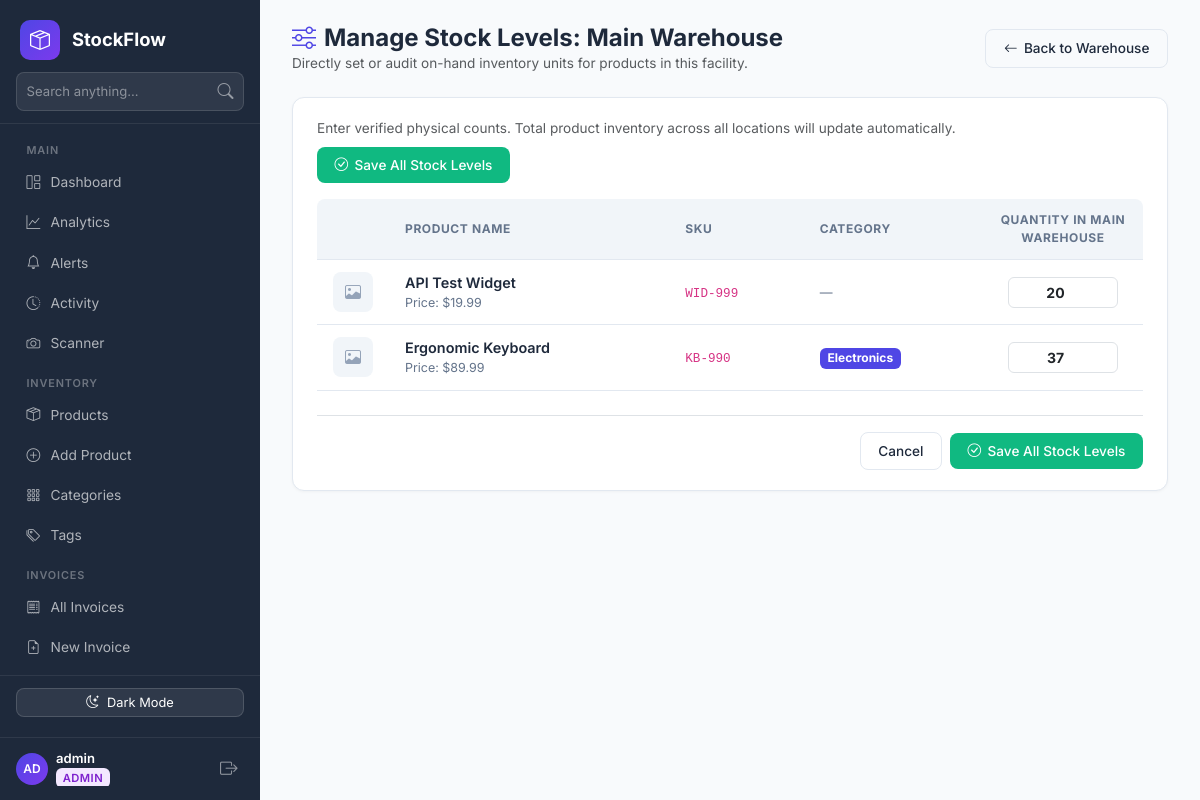
Page /warehouse/1/stock (signed in) on the committed database.
### app.py (models this page shows, shortened)
class User(db.Model, UserMixin):
    __tablename__ = "user"
    id            = db.Column(db.Integer, primary_key=True)
    username      = db.Column(db.String(80), unique=True, nullable=False)
    email         = db.Column(db.String(120), unique=True, nullable=False)
    password_hash = db.Column(db.String(255), nullable=False)
    role          = db.Column(db.String(20), default='staff')
    created_at    = db.Column(db.DateTime, default=datetime.utcnow)
    is_active     = db.Column(db.Boolean, default=True)
    @property
    def initials(self):
        parts = self.username.strip().split()
        if len(parts) >= 2:
            return (parts[0][0] + parts[1][0]).upper()
        return self.username[:2].upper() if self.username else '?'

class Warehouse(db.Model):
    __tablename__ = "warehouse"
    id            = db.Column(db.Integer, primary_key=True)
    name          = db.Column(db.String(120), nullable=False)
    location      = db.Column(db.String(200), nullable=True)
    notes         = db.Column(db.Text, nullable=True)
    is_default    = db.Column(db.Boolean, default=False)
    created_at    = db.Column(db.DateTime, default=datetime.utcnow)
    stock_entries = db.relationship('WarehouseStock', backref='warehouse', lazy=True, cascade="all, delete-orphan")

class Product(db.Model):
    __tablename__ = "product"
    id          = db.Column(db.Integer, primary_key=True)
    name        = db.Column(db.String(120), nullable=False)
    sku         = db.Column(db.String(80),  unique=True, nullable=False)
    quantity    = db.Column(db.Integer, default=0)
    price       = db.Column(db.Float, nullable=False)
    image       = db.Column(db.String(200), nullable=True)
    category_id = db.Column(db.Integer, db.ForeignKey('category.id'), nullable=True)
    supplier_id = db.Column(db.Integer, db.ForeignKey('supplier.id'), nullable=True)
    tags        = db.relationship('Tag', secondary=product_tags, backref=db.backref('products', lazy='dynamic'))
    @property
    def image_url(self):
        if self.image:
            return url_for('static', filename=f'uploads/{self.image}')
        return None

class Category(db.Model):
    __tablename__ = "category"
    id       = db.Column(db.Integer, primary_key=True)
    name     = db.Column(db.String(100), nullable=False)
    color    = db.Column(db.String(20), default='#4f46e5')
    icon     = db.Column(db.String(50), default='bi-tag')
    products = db.relationship('Product', backref='category', lazy=True)

### app.py (the view, shortened to what this page needs)
@app.route('/warehouse/<int:wid>/stock', methods=['GET', 'POST'])
@require_permission('warehouse_manage')
def warehouse_stock_manage(wid):
    wh = Warehouse.query.get_or_404(wid)
    all_products = Product.query.order_by(Product.name).all()
    entries_map = {ws.product_id: ws.quantity for ws in wh.stock_entries}
    product_stock_items = []
    for p in all_products:
        product_stock_items.append({
            "product": p,
            "quantity": entries_map.get(p.id, 0)
        })
    return render_template('warehouse_stock.html', warehouse=wh, product_stock_items=product_stock_items)

### app.py (called while the page is built)
def has_permission(perm):
    if not current_user or not current_user.is_authenticated:
        return False
    role = getattr(current_user, 'role', 'staff')
    role_perms = PERMISSIONS.get(role, set())
    return 'all' in role_perms or perm in role_perms

def require_permission(perm):
    def decorator(f):
        @wraps(f)
        @login_required
        def decorated_function(*args, **kwargs):
            if not has_permission(perm):
                abort(403)
            return f(*args, **kwargs)
        return decorated_function
    return decorator

@login_manager.user_loader
def load_user(user_id):
    return User.query.get(int(user_id))

@app.context_processor
def inject_global_data():
    try:
        low_stock_count = Product.query.filter(Product.quantity <= 10).count()
    except Exception:
        low_stock_count = 0
    return dict(
        low_stock_count=low_stock_count,
        permissions=PERMISSIONS,
        perm_definitions=PERM_DEFINITIONS
    )

### templates/warehouse_stock.html (shortened to what this page needs)
{% extends "base.html" %}
{% block content %}
<div class="sf-topbar">
    <div>
        <h1><i class="bi bi-sliders me-2" style="color:var(--sf-primary)"></i>Manage Stock Levels: {{ warehouse.name }}</h1>
        <p class="text-muted mb-0" style="font-size:.85rem;">Directly set or audit on-hand inventory units for products in this facility.</p>
    </div>
    <div class="d-flex gap-2">
        <a href="{{ url_for('warehouse_detail', wid=warehouse.id) }}" class="btn-sf outline"><i class="bi bi-arrow-left"></i> Back to Warehouse</a>
    </div>
</div>
<div class="sf-card">
    <form method="POST">
        <div class="d-flex align-items-center justify-content-between mb-3 flex-wrap gap-2">
            <div class="text-muted" style="font-size:.85rem;">
                Enter verified physical counts. Total product inventory across all locations will update automatically.
            </div>
            <button type="submit" class="btn-sf success">
                <i class="bi bi-check-circle"></i> Save All Stock Levels
            </button>
        </div>
        <div class="table-responsive">
            <table class="sf-table">
                <thead>
                    <tr>
                        <th style="width:50px;"></th>
                        <th>Product Name</th>
                        <th>SKU</th>
                        <th>Category</th>
                        <th style="text-align:center; width:160px;">Quantity in {{ warehouse.name }}</th>
                    </tr>
                </thead>
                <tbody>
                    {% for item in product_stock_items %}
                    <tr>
                        <td>
                            {% if item.product.image_url %}
                                <img src="{{ item.product.image_url }}" class="product-thumb" alt="{{ item.product.name }}">
                            {% else %}
                                <div class="product-thumb-placeholder"><i class="bi bi-image"></i></div>
                            {% endif %}
                        </td>
                        <td>
                            <div style="font-weight:600;">{{ item.product.name }}</div>
                            <div style="font-size:.78rem; color:var(--sf-muted);">Price: ${{ "%.2f"|format(item.product.price) }}</div>
                        </td>
                        <td><code>{{ item.product.sku }}</code></td>
                        <td>
                            {% if item.product.category %}
                                <span class="badge" style="background-color:{{ item.product.category.color }}; color:#fff; font-size:.75rem;">
                                    {{ item.product.category.name }}
                                </span>
                            {% else %}
                                <span style="color:var(--sf-muted); font-size:.8rem;">—</span>
                            {% endif %}
                        </td>
                        <td style="text-align:center;">
                            <input type="number" name="quantities" min="0" value="{{ item.quantity }}"
                                   class="form-control form-control-sm text-center fw-bold"
                                   style="max-width:110px; margin:0 auto; border-radius:6px;">
                        </td>
                    </tr>
                    {% endfor %}
                </tbody>
            </table>
        </div>
        <div class="d-flex align-items-center justify-content-end gap-2 mt-4 pt-3 border-top">
            <a href="{{ url_for('warehouse_detail', wid=warehouse.id) }}" class="btn-sf outline">Cancel</a>
            <button type="submit" class="btn-sf success">
                <i class="bi bi-check-circle"></i> Save All Stock Levels
            </button>
        </div>
    </form>
</div>
{% endblock %}

### templates/base.html (shortened to what this page needs)
<!DOCTYPE html>
<html lang="en">
<head>
    <link href="https://cdn.jsdelivr.net/npm/bootstrap@5.3.2/dist/css/bootstrap.min.css" rel="stylesheet">
    <link rel="stylesheet" href="https://cdn.jsdelivr.net/npm/bootstrap-icons@1.11.2/font/bootstrap-icons.min.css">
</head>
<body>
    <nav class="sf-sidebar" id="sidebar">
        <div class="brand">
            <div class="brand-icon"><i class="bi bi-box-seam"></i></div>
            <span class="brand-text">StockFlow</span>
        </div>
        <div class="sf-sidebar-search">
            <form action="{{ url_for('search') }}" method="GET">
                <div class="input-group">
                    <input type="text" name="q" class="form-control" placeholder="Search anything..." value="{{ request.args.get('q', '') }}">
                    <button type="submit" class="btn"><i class="bi bi-search"></i></button>
                </div>
            </form>
        </div>
        <div class="nav-section">
            <div class="nav-label">Main</div>
            <a href="{{ url_for('index') }}" class="nav-link {% if request.endpoint == 'index' and not request.args.get('tag') %}active{% endif %}">
                <i class="bi bi-grid-1x2"></i> Dashboard
            </a>
            <a href="{{ url_for('analytics') }}" class="nav-link {% if request.endpoint == 'analytics' %}active{% endif %}">
                <i class="bi bi-graph-up"></i> Analytics
            </a>
            <a href="{{ url_for('alerts') }}" class="nav-link {% if request.endpoint == 'alerts' %}active{% endif %}">
                <i class="bi bi-bell"></i> Alerts
            </a>
            <a href="{{ url_for('activity_log') }}" class="nav-link {% if request.endpoint == 'activity_log' %}active{% endif %}">
                <i class="bi bi-clock-history"></i> Activity
            </a>
            <a href="{{ url_for('scanner') }}" class="nav-link {% if request.endpoint == 'scanner' %}active{% endif %}">
                <i class="bi bi-camera"></i> Scanner
            </a>
            <div class="nav-label">Inventory</div>
            <a href="{{ url_for('index') }}" class="nav-link {% if request.endpoint == 'index' %}active{% endif %}">
                <i class="bi bi-box-seam"></i> Products
            </a>
            <a href="{{ url_for('product_create') }}" class="nav-link {% if request.endpoint == 'product_create' %}active{% endif %}">
                <i class="bi bi-plus-circle"></i> Add Product
            </a>
            <a href="{{ url_for('category_list') }}" class="nav-link {% if request.endpoint in ['category_list', 'category_create', 'category_edit'] %}active{% endif %}">
                <i class="bi bi-grid-3x3-gap"></i> Categories
            </a>
            <a href="{{ url_for('tag_list') }}" class="nav-link {% if request.endpoint in ['tag_list', 'tag_create', 'tag_edit'] %}active{% endif %}">
                <i class="bi bi-tags"></i> Tags
            </a>
            <div class="nav-label">Invoices</div>
            <a href="{{ url_for('invoice_list') }}" class="nav-link {% if request.endpoint == 'invoice_list' %}active{% endif %}">
                <i class="bi bi-receipt"></i> All Invoices
            </a>
            <a href="{{ url_for('invoice_create') }}" class="nav-link {% if request.endpoint == 'invoice_create' %}active{% endif %}">
                <i class="bi bi-file-earmark-plus"></i> New Invoice
            </a>
            <a href="{{ url_for('return_list') }}" class="nav-link {% if request.endpoint in ['return_list', 'invoice_return_create'] %}active{% endif %}">
            </a>
        </div>
        <div class="sf-sidebar-footer" style="padding:0.75rem 1rem;">
            <button type="button" class="btn btn-sm w-100 d-flex align-items-center justify-content-center gap-2 mb-2" id="darkModeBtn" onclick="toggleDarkMode()" style="background:rgba(255,255,255,0.08);color:#fff;border:1px solid rgba(255,255,255,0.15);border-radius:8px;font-size:0.8rem;">
                <i class="bi bi-moon-stars" id="darkModeIcon"></i> <span id="darkModeText">Dark Mode</span>
            </button>
        </div>
        {% if current_user.is_authenticated %}
        <div class="user-footer-card">
            <div class="d-flex align-items-center gap-2 overflow-hidden">
                <div class="avatar sm blue">{{ current_user.initials }}</div>
                <div style="line-height:1.2; overflow:hidden;">
                    <div style="color:#fff; font-weight:600; font-size:.82rem; white-space:nowrap; text-overflow:ellipsis; overflow:hidden;">
                        {{ current_user.username }}
                    </div>
                    <span class="badge-role {{ current_user.role }}">{{ current_user.role }}</span>
                </div>
            </div>
            <a href="{{ url_for('logout') }}" title="Logout" style="color:rgba(255,255,255,.5); font-size:1.1rem; padding:.2rem .4rem; text-decoration:none;" onmouseover="this.style.color='#ef4444'" onmouseout="this.style.color='rgba(255,255,255,.5)'">
                <i class="bi bi-box-arrow-right"></i>
            </a>
        </div>
        {% endif %}
    </nav>
    <div class="sf-main">
        {% block content %}{% endblock %}
    </div>
</body>
</html>

### rows in the picture
User: initials "AD", username "admin", role "ADMIN"
Warehouse: name "Main Warehouse", name "MAIN WAREHOUSE"
Product: product.name "API Test Widget", product.price "19.99", product.sku "WID-999"
Product: product.name "Ergonomic Keyboard", product.price "89.99", product.sku "KB-990"
Category: product.category.name "Electronics"
